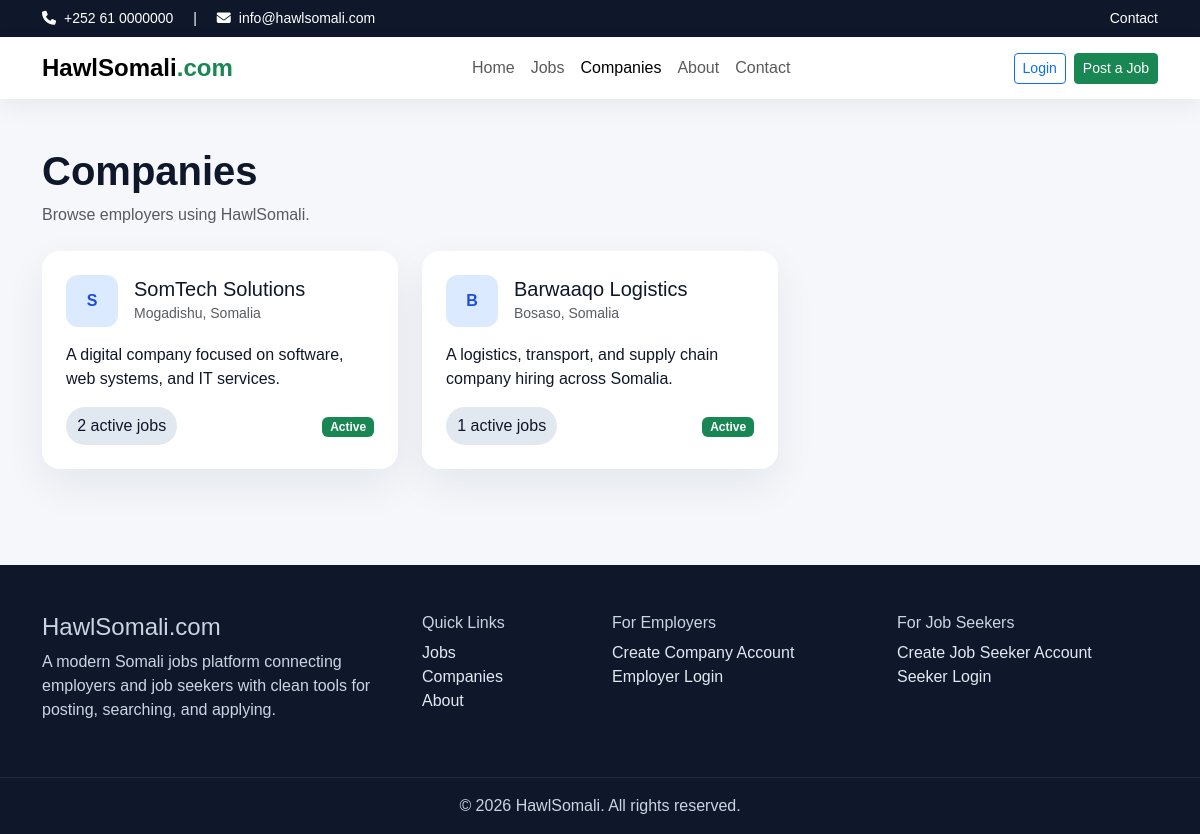
/pages/companies.php, run on the app's committed database.
### tables this page shows
CREATE TABLE employers (
  id INT AUTO_INCREMENT PRIMARY KEY,
  company_name VARCHAR(150) NOT NULL,
  email VARCHAR(150) NOT NULL UNIQUE,
  password VARCHAR(255) NOT NULL,
  phone VARCHAR(30) DEFAULT NULL,
  address VARCHAR(255) DEFAULT NULL,
  website VARCHAR(150) DEFAULT NULL,
  description TEXT,
  logo VARCHAR(255) DEFAULT NULL,
  status VARCHAR(20) NOT NULL DEFAULT 'active',
  created_at DATETIME DEFAULT CURRENT_TIMESTAMP
);

### pages/companies.php (the view, shortened to what this page needs)
<?php
require_once __DIR__ . '/../config/db.php'; require_once __DIR__ . '/../includes/functions.php';
$companies=$pdo->query("SELECT e.*, (SELECT COUNT(*) FROM jobs j WHERE j.employer_id=e.id AND j.status='active' AND j.is_approved=1) AS total_jobs FROM employers e ORDER BY total_jobs DESC, company_name ASC")->fetchAll();
include __DIR__ . '/../includes/header.php'; include __DIR__ . '/../includes/navbar.php';
?>
<section class="py-5">
 <div class="container">
  <div class="mb-4"><h1 class="section-title">Companies</h1><p class="text-muted">Browse employers using HawlSomali.</p></div>
  <div class="row g-4">
   <?php foreach($companies as $c): ?>
   <div class="col-md-6 col-lg-4">
    <div class="content-card p-4 h-100">
      <div class="d-flex align-items-center gap-3 mb-3">
        <div class="company-logo"><?= strtoupper(substr($c['company_name'],0,1)) ?></div>
        <div>
          <h5 class="mb-0"><?= e($c['company_name']) ?></h5>
          <small class="text-muted"><?= e($c['address']) ?></small>
        </div>
      </div>
      <p><?= e($c['description']) ?></p>
      <div class="d-flex justify-content-between align-items-center">
        <span class="badge-soft"><?= e($c['total_jobs']) ?> active jobs</span>
        <span><?= app_status_badge($c['status']) ?></span>
      </div>
    </div>
   </div>
   <?php endforeach; ?>
  </div>
 </div>
</section>
<?php include __DIR__ . '/../includes/footer.php'; ?>

### includes/functions.php (shortened to what this page needs)
<?php
function e($value) {
    return htmlspecialchars((string)$value, ENT_QUOTES, 'UTF-8');
}
function app_status_badge($status) {
    $map = [
        'pending' => 'warning',
        'shortlisted' => 'info',
        'accepted' => 'success',
        'rejected' => 'danger',
        'draft' => 'secondary',
        'active' => 'success',
        'closed' => 'dark'
    ];
    $class = $map[$status] ?? 'secondary';
    return '<span class="badge bg-' . $class . '">' . e(ucfirst($status)) . '</span>';
}
?>

### assets/css/style.css (style rules this page uses)
:root { --primary:#1d4ed8; --secondary:#0f172a; --accent:#16a34a; --soft:#f8fafc; --muted:#64748b; }
body { font-family:Arial,Helvetica,sans-serif;background:#f5f7fb;color:#0f172a; }
.hero-card,.search-card,.metric-card,.job-card,.feature-card,.content-card,.sidebar-card { background:#fff;border-radius:18px;box-shadow:0 16px 40px rgba(15,23,42,.07); }
.section-title { font-weight:800; }
.badge-soft { background:#e2e8f0;color:#0f172a;padding:.45rem .7rem;border-radius:999px; }
.company-logo { width:52px;height:52px;border-radius:12px;background:#dbeafe;display:flex;align-items:center;justify-content:center;font-weight:700;color:#1d4ed8; }

### data on the page
employers: company_name "S", company_name "SomTech Solutions", address "Mogadishu, Somalia", description "A digital company focused on software, web systems, and IT services.", total_jobs "2", status "Active"
employers: company_name "B", company_name "Barwaaqo Logistics", address "Bosaso, Somalia", description "A logistics, transport, and supply chain company hiring across Somalia.", total_jobs "1", status "Active"
